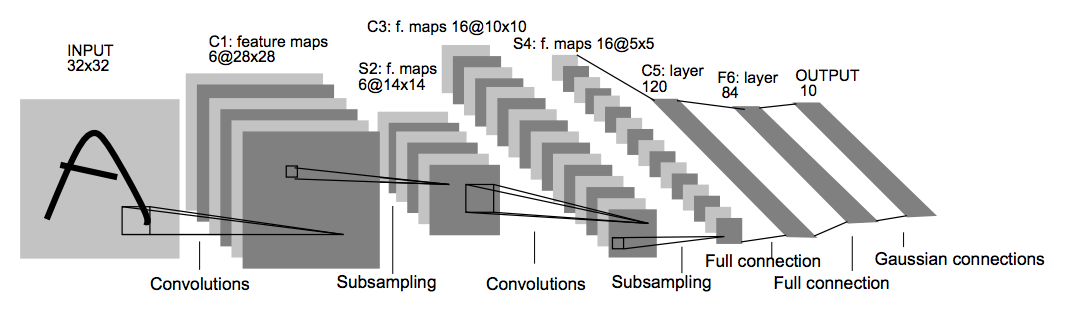
#> input picture imgs/lenet.png, 1072 x 318 px; its folder holds only this picture in this run
$ python -i prepare_data.py   (imports and definitions only)
#> lines starting #> are read from the running program, lines starting #| are printed output that depends on the picture
# Load libraries
import pickle
import csv
import glob

from tqdm import *
import matplotlib.pyplot as plt
import matplotlib.image as mpimg

import numpy as np
import cv2
import random

# Visualizations
# [21 lines left out: functions visualization, histogram, not called in this run]

def preprocess(data):
    data_gry = np.sum(data/3, axis=3, keepdims = True)
    return (data_gry - 128)/128

def random_translate(img):
    px = 2
    dx,dy = np.random.randint(-px,px,2)
    M = np.float32([[1,0,dx],[0,1,dy]])
    return cv2.warpAffine(img,M,img.shape[:2])

def random_scaling(img):
    rows,cols = img.shape
    px = np.random.randint(-2,2)
    pts1 = np.float32([[px,px],[rows-px,px],[px,cols-px],[rows-px,cols-px]])
    pts2 = np.float32([[0,0],[rows,0],[0,cols],[rows,cols]])
    M = cv2.getPerspectiveTransform(pts1,pts2)
    return cv2.warpPerspective(img,M,img.shape[:2])

def rotate_img(img):
    c_x,c_y = int(img.shape[0]/2), int(img.shape[1]/2)
    ang = 30.0*np.random.rand()-15
    Mat = cv2.getRotationMatrix2D((c_x, c_y), ang, 1.0)
    return cv2.warpAffine(img, Mat, img.shape[:2])

#Compute linear image transformation img*s+m
def lin_img(img,s=1.0,m=0.0):
    img2 = cv2.multiply(img, np.array([s]))
    return cv2.add(img2, np.array([m]))

#Change image contrast; s>1 - increase
def contr_img(img, s=1.0):
    m = 127.0*(1.0-s)
    return lin_img(img, s, m)

def augment(img):
    # img = contr_img(img, 1.8*np.random.rand()+0.2)
    img = rotate_img(img)
    img = random_translate(img)
    return random_scaling(img)


# [14 lines left out: function dataAugmentation, not called in this run]

>>> import cv2
>>> picture = cv2.imread('../imgs/lenet.png')
#> picture is the input picture: shape (318, 1072, 3); mean B, G, R 217.3, 217.3, 217.3
>>> result = augment(picture)
#> in rotate_img, `return cv2.warpAffine(img, Mat, img.shape[:2])`:
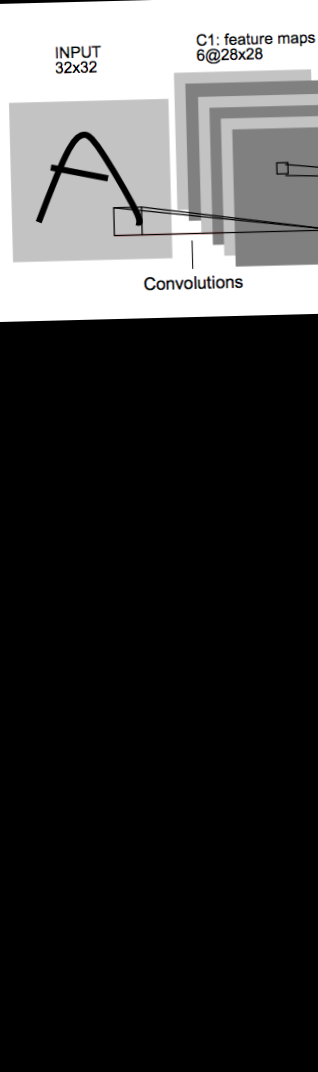
#> returned value: shape (1072, 318, 3); mean of channels 0, 1, 2 60.4, 60.4, 60.4; drawn as B, G, R
#> in random_translate, `return cv2.warpAffine(img,M,img.shape[:2])`:
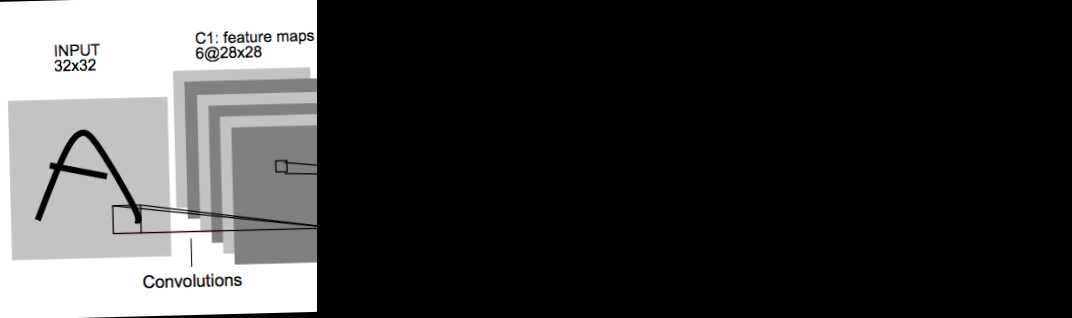
#> returned value: shape (318, 1072, 3); mean of channels 0, 1, 2 59.8, 59.8, 59.8; drawn as B, G, R
#> (the run stopped early here; a loop or call above may not have finished)
